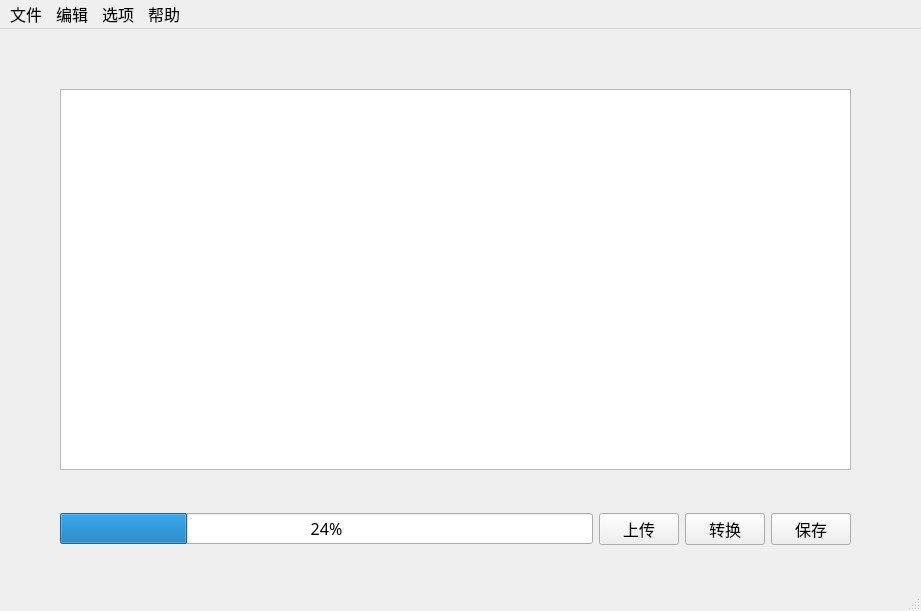
<?xml version="1.0" encoding="UTF-8"?>
<ui version="4.0">
 <class>MainWindow</class>
 <widget class="QMainWindow" name="MainWindow">
  <property name="geometry">
   <rect>
    <x>0</x>
    <y>0</y>
    <width>921</width>
    <height>611</height>
   </rect>
  </property>
  <property name="font">
   <font>
    <family>黑体</family>
    <pointsize>12</pointsize>
   </font>
  </property>
  <property name="acceptDrops">
   <bool>false</bool>
  </property>
  <property name="windowTitle">
   <string>MainWindow</string>
  </property>
  <widget class="QWidget" name="centralwidget">
   <widget class="QWidget" name="horizontalLayoutWidget">
    <property name="geometry">
     <rect>
      <x>60</x>
      <y>460</y>
      <width>791</width>
      <height>80</height>
     </rect>
    </property>
    <layout class="QHBoxLayout" name="horizontalLayout">
     <item>
      <widget class="QProgressBar" name="progressBar">
       <property name="contextMenuPolicy">
        <enum>Qt::DefaultContextMenu</enum>
       </property>
       <property name="acceptDrops">
        <bool>false</bool>
       </property>
       <property name="autoFillBackground">
        <bool>false</bool>
       </property>
       <property name="value">
        <number>24</number>
       </property>
      </widget>
     </item>
     <item>
      <widget class="QPushButton" name="pushButton_3">
       <property name="focusPolicy">
        <enum>Qt::ClickFocus</enum>
       </property>
       <property name="text">
        <string>上传</string>
       </property>
      </widget>
     </item>
     <item>
      <widget class="QPushButton" name="pushButton_2">
       <property name="focusPolicy">
        <enum>Qt::ClickFocus</enum>
       </property>
       <property name="acceptDrops">
        <bool>false</bool>
       </property>
       <property name="text">
        <string>转换</string>
       </property>
      </widget>
     </item>
     <item>
      <widget class="QPushButton" name="pushButton">
       <property name="text">
        <string>保存</string>
       </property>
      </widget>
     </item>
    </layout>
   </widget>
   <widget class="QTextBrowser" name="textBrowser">
    <property name="geometry">
     <rect>
      <x>60</x>
      <y>60</y>
      <width>791</width>
      <height>381</height>
     </rect>
    </property>
   </widget>
  </widget>
  <widget class="QMenuBar" name="menubar">
   <property name="geometry">
    <rect>
     <x>0</x>
     <y>0</y>
     <width>921</width>
     <height>23</height>
    </rect>
   </property>
   <widget class="QMenu" name="menu">
    <property name="title">
     <string>文件</string>
    </property>
    <addaction name="separator"/>
    <addaction name="action_3"/>
    <addaction name="action_4"/>
   </widget>
   <widget class="QMenu" name="menu_2">
    <property name="title">
     <string>编辑</string>
    </property>
   </widget>
   <widget class="QMenu" name="menu_3">
    <property name="title">
     <string>选项</string>
    </property>
   </widget>
   <widget class="QMenu" name="menu_4">
    <property name="title">
     <string>帮助</string>
    </property>
    <addaction name="actionabout_Us"/>
   </widget>
   <addaction name="menu"/>
   <addaction name="menu_2"/>
   <addaction name="menu_3"/>
   <addaction name="menu_4"/>
  </widget>
  <widget class="QStatusBar" name="statusbar"/>
  <action name="action">
   <property name="text">
    <string>打开</string>
   </property>
  </action>
  <action name="actionabout_Us">
   <property name="text">
    <string>about Us</string>
   </property>
  </action>
  <action name="action_3">
   <property name="text">
    <string>新建</string>
   </property>
  </action>
  <action name="action_4">
   <property name="text">
    <string>打开</string>
   </property>
  </action>
 </widget>
 <resources/>
 <connections/>
</ui>
